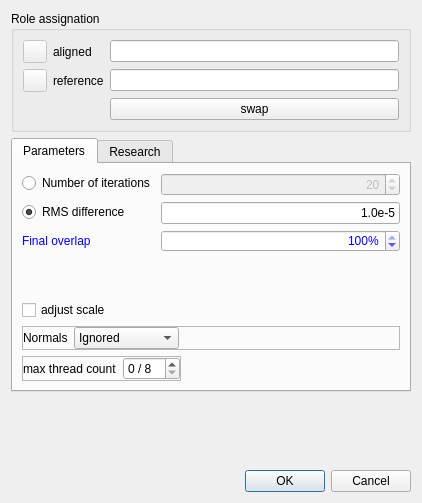
<?xml version="1.0" encoding="UTF-8"?>
<ui version="4.0">
 <class>RegistrationDialog</class>
 <widget class="QDialog" name="RegistrationDialog">
  <property name="geometry">
   <rect>
    <x>0</x>
    <y>0</y>
    <width>422</width>
    <height>503</height>
   </rect>
  </property>
  <property name="windowTitle">
   <string>Clouds registration</string>
  </property>
  <layout class="QVBoxLayout" name="verticalLayout_2">
   <item>
    <widget class="QGroupBox" name="groupBox_5">
     <property name="sizePolicy">
      <sizepolicy hsizetype="Expanding" vsizetype="Maximum">
       <horstretch>0</horstretch>
       <verstretch>0</verstretch>
      </sizepolicy>
     </property>
     <property name="title">
      <string>Role assignation</string>
     </property>
     <layout class="QGridLayout" name="gridLayout">
      <item row="0" column="1">
       <widget class="QLabel" name="label_10">
        <property name="toolTip">
         <string>'data' entity</string>
        </property>
        <property name="text">
         <string>aligned</string>
        </property>
       </widget>
      </item>
      <item row="0" column="2">
       <widget class="QLineEdit" name="dataLineEdit">
        <property name="toolTip">
         <string>&lt;html&gt;&lt;head/&gt;&lt;body&gt;&lt;p&gt;entity to align (will be displaced)&lt;/p&gt;&lt;/body&gt;&lt;/html&gt;</string>
        </property>
        <property name="statusTip">
         <string>the data cloud is the entity to align with the model cloud : it will be displaced (red cloud)</string>
        </property>
        <property name="readOnly">
         <bool>true</bool>
        </property>
       </widget>
      </item>
      <item row="1" column="0">
       <widget class="QToolButton" name="modelColorButton">
        <property name="enabled">
         <bool>false</bool>
        </property>
       </widget>
      </item>
      <item row="0" column="0">
       <widget class="QToolButton" name="dataColorButton">
        <property name="enabled">
         <bool>false</bool>
        </property>
       </widget>
      </item>
      <item row="1" column="1">
       <widget class="QLabel" name="label_9">
        <property name="toolTip">
         <string>'model' entity</string>
        </property>
        <property name="text">
         <string>reference</string>
        </property>
       </widget>
      </item>
      <item row="1" column="2">
       <widget class="QLineEdit" name="modelLineEdit">
        <property name="toolTip">
         <string>&lt;html&gt;&lt;head/&gt;&lt;body&gt;&lt;p&gt;reference entity (won't move)&lt;/p&gt;&lt;/body&gt;&lt;/html&gt;</string>
        </property>
        <property name="statusTip">
         <string>the model cloud is the reference : it won't move (yellow cloud)</string>
        </property>
        <property name="readOnly">
         <bool>true</bool>
        </property>
       </widget>
      </item>
      <item row="2" column="2">
       <widget class="QPushButton" name="swapButton">
        <property name="toolTip">
         <string>press once to exchange model and data clouds</string>
        </property>
        <property name="statusTip">
         <string>press once to exchange model and data clouds</string>
        </property>
        <property name="text">
         <string>swap</string>
        </property>
        <property name="flat">
         <bool>false</bool>
        </property>
       </widget>
      </item>
     </layout>
    </widget>
   </item>
   <item>
    <widget class="QTabWidget" name="tabWidget">
     <property name="currentIndex">
      <number>0</number>
     </property>
     <widget class="QWidget" name="tabStdParams">
      <attribute name="title">
       <string>Parameters</string>
      </attribute>
      <layout class="QVBoxLayout" name="verticalLayout_3">
       <item>
        <layout class="QFormLayout" name="formLayout">
         <item row="0" column="0">
          <widget class="QRadioButton" name="iterationsCriterion">
           <property name="toolTip">
            <string>By choosing this criterion, you can control the computation time.</string>
           </property>
           <property name="statusTip">
            <string>By choosing this criterion, you can control the computation time.</string>
           </property>
           <property name="text">
            <string>Number of iterations</string>
           </property>
          </widget>
         </item>
         <item row="0" column="1">
          <widget class="QSpinBox" name="maxIterationCount">
           <property name="enabled">
            <bool>false</bool>
           </property>
           <property name="toolTip">
            <string>Set the maximal number of step for the algorithm regsitration computation .</string>
           </property>
           <property name="alignment">
            <set>Qt::AlignRight|Qt::AlignTrailing|Qt::AlignVCenter</set>
           </property>
           <property name="minimum">
            <number>1</number>
           </property>
           <property name="maximum">
            <number>999999</number>
           </property>
           <property name="value">
            <number>20</number>
           </property>
          </widget>
         </item>
         <item row="1" column="0">
          <widget class="QRadioButton" name="errorCriterion">
           <property name="toolTip">
            <string>By choosing this criterion, you can control the quality of the result.</string>
           </property>
           <property name="text">
            <string>RMS difference</string>
           </property>
           <property name="checked">
            <bool>true</bool>
           </property>
          </widget>
         </item>
         <item row="1" column="1">
          <widget class="QLineEdit" name="rmsDifferenceLineEdit">
           <property name="sizePolicy">
            <sizepolicy hsizetype="Preferred" vsizetype="Fixed">
             <horstretch>0</horstretch>
             <verstretch>0</verstretch>
            </sizepolicy>
           </property>
           <property name="toolTip">
            <string>Set the minimum RMS improvement between 2 consecutive iterations (below which the registration process will stop).</string>
           </property>
           <property name="layoutDirection">
            <enum>Qt::RightToLeft</enum>
           </property>
           <property name="text">
            <string notr="true">1.0e-5</string>
           </property>
           <property name="alignment">
            <set>Qt::AlignRight|Qt::AlignTrailing|Qt::AlignVCenter</set>
           </property>
          </widget>
         </item>
         <item row="2" column="0">
          <widget class="QLabel" name="label_4">
           <property name="toolTip">
            <string>Rough estimation of the final overlap ratio of the data cloud (the smaller, the better the initial registration should be!)</string>
           </property>
           <property name="styleSheet">
            <string notr="true">color: blue;</string>
           </property>
           <property name="text">
            <string>Final overlap</string>
           </property>
          </widget>
         </item>
         <item row="2" column="1">
          <widget class="QSpinBox" name="overlapSpinBox">
           <property name="toolTip">
            <string>Rough estimation of the final overlap ratio of the data cloud (the smaller, the better the initial registration should be!)</string>
           </property>
           <property name="styleSheet">
            <string notr="true">color: blue;</string>
           </property>
           <property name="alignment">
            <set>Qt::AlignRight|Qt::AlignTrailing|Qt::AlignVCenter</set>
           </property>
           <property name="suffix">
            <string notr="true">%</string>
           </property>
           <property name="minimum">
            <number>1</number>
           </property>
           <property name="maximum">
            <number>100</number>
           </property>
           <property name="singleStep">
            <number>10</number>
           </property>
           <property name="value">
            <number>100</number>
           </property>
          </widget>
         </item>
        </layout>
       </item>
       <item>
        <spacer name="verticalSpacer_2">
         <property name="orientation">
          <enum>Qt::Vertical</enum>
         </property>
         <property name="sizeHint" stdset="0">
          <size>
           <width>20</width>
           <height>40</height>
          </size>
         </property>
        </spacer>
       </item>
       <item>
        <widget class="QCheckBox" name="adjustScaleCheckBox">
         <property name="statusTip">
          <string>Whether to adjust the scale of the 'data' entity</string>
         </property>
         <property name="text">
          <string>adjust scale</string>
         </property>
        </widget>
       </item>
       <item>
        <widget class="QFrame" name="useNormalsFrame">
         <property name="frameShape">
          <enum>QFrame::StyledPanel</enum>
         </property>
         <property name="frameShadow">
          <enum>QFrame::Raised</enum>
         </property>
         <layout class="QHBoxLayout" name="horizontalLayout">
          <property name="leftMargin">
           <number>0</number>
          </property>
          <property name="topMargin">
           <number>0</number>
          </property>
          <property name="rightMargin">
           <number>0</number>
          </property>
          <property name="bottomMargin">
           <number>0</number>
          </property>
          <item>
           <widget class="QLabel" name="label_5">
            <property name="text">
             <string>Normals</string>
            </property>
           </widget>
          </item>
          <item>
           <widget class="QComboBox" name="normalsComboBox">
            <property name="toolTip">
             <string>options to take normals into account, to improve the registration result</string>
            </property>
            <item>
             <property name="text">
              <string>Ignored</string>
             </property>
            </item>
            <item>
             <property name="text">
              <string>Opposite side</string>
             </property>
            </item>
            <item>
             <property name="text">
              <string>Same side</string>
             </property>
            </item>
            <item>
             <property name="text">
              <string>Double-sided</string>
             </property>
            </item>
           </widget>
          </item>
          <item>
           <spacer name="horizontalSpacer_3">
            <property name="orientation">
             <enum>Qt::Horizontal</enum>
            </property>
            <property name="sizeHint" stdset="0">
             <size>
              <width>40</width>
              <height>20</height>
             </size>
            </property>
           </spacer>
          </item>
         </layout>
        </widget>
       </item>
       <item>
        <widget class="QFrame" name="threadingFrame">
         <layout class="QHBoxLayout" name="horizontalLayout_7">
          <property name="leftMargin">
           <number>0</number>
          </property>
          <property name="topMargin">
           <number>0</number>
          </property>
          <property name="rightMargin">
           <number>0</number>
          </property>
          <property name="bottomMargin">
           <number>0</number>
          </property>
          <item>
           <widget class="QFrame" name="threadCountFrame">
            <property name="frameShape">
             <enum>QFrame::StyledPanel</enum>
            </property>
            <property name="frameShadow">
             <enum>QFrame::Raised</enum>
            </property>
            <layout class="QHBoxLayout" name="horizontalLayout_8">
             <property name="leftMargin">
              <number>0</number>
             </property>
             <property name="topMargin">
              <number>0</number>
             </property>
             <property name="rightMargin">
              <number>0</number>
             </property>
             <property name="bottomMargin">
              <number>0</number>
             </property>
             <item>
              <widget class="QLabel" name="label_6">
               <property name="text">
                <string>max thread count</string>
               </property>
              </widget>
             </item>
             <item>
              <widget class="QSpinBox" name="maxThreadCountSpinBox">
               <property name="toolTip">
                <string>Maximum number of threads/cores to be used
(CC or your computer might not respond for a while if you use all available cores)</string>
               </property>
               <property name="suffix">
                <string notr="true"> / 8</string>
               </property>
              </widget>
             </item>
            </layout>
           </widget>
          </item>
          <item>
           <spacer name="horizontalSpacer_2">
            <property name="orientation">
             <enum>Qt::Horizontal</enum>
            </property>
            <property name="sizeHint" stdset="0">
             <size>
              <width>40</width>
              <height>20</height>
             </size>
            </property>
           </spacer>
          </item>
         </layout>
        </widget>
       </item>
      </layout>
     </widget>
     <widget class="QWidget" name="tabResearchParams">
      <attribute name="title">
       <string>Research</string>
      </attribute>
      <layout class="QVBoxLayout" name="verticalLayout">
       <item>
        <layout class="QFormLayout" name="formLayout_2">
         <item row="0" column="0">
          <widget class="QLabel" name="label">
           <property name="text">
            <string>Random sampling limit</string>
           </property>
          </widget>
         </item>
         <item row="0" column="1">
          <widget class="QSpinBox" name="randomSamplingLimitSpinBox">
           <property name="toolTip">
            <string>Above this limit, clouds are randomly resampled at each iteration</string>
           </property>
           <property name="alignment">
            <set>Qt::AlignRight|Qt::AlignTrailing|Qt::AlignVCenter</set>
           </property>
           <property name="maximum">
            <number>1000000000</number>
           </property>
           <property name="singleStep">
            <number>10000</number>
           </property>
           <property name="value">
            <number>50000</number>
           </property>
          </widget>
         </item>
         <item row="1" column="0">
          <widget class="QLabel" name="label_2">
           <property name="sizePolicy">
            <sizepolicy hsizetype="Maximum" vsizetype="Preferred">
             <horstretch>0</horstretch>
             <verstretch>0</verstretch>
            </sizepolicy>
           </property>
           <property name="text">
            <string>Rotation</string>
           </property>
           <property name="alignment">
            <set>Qt::AlignRight|Qt::AlignTrailing|Qt::AlignVCenter</set>
           </property>
          </widget>
         </item>
         <item row="1" column="1">
          <widget class="QComboBox" name="rotComboBox">
           <property name="sizePolicy">
            <sizepolicy hsizetype="Preferred" vsizetype="Fixed">
             <horstretch>0</horstretch>
             <verstretch>0</verstretch>
            </sizepolicy>
           </property>
           <property name="layoutDirection">
            <enum>Qt::RightToLeft</enum>
           </property>
           <item>
            <property name="text">
             <string notr="true">XYZ</string>
            </property>
           </item>
           <item>
            <property name="text">
             <string notr="true">X</string>
            </property>
           </item>
           <item>
            <property name="text">
             <string notr="true">Y</string>
            </property>
           </item>
           <item>
            <property name="text">
             <string notr="true">Z</string>
            </property>
           </item>
          </widget>
         </item>
         <item row="2" column="0">
          <widget class="QLabel" name="label_3">
           <property name="sizePolicy">
            <sizepolicy hsizetype="Maximum" vsizetype="Preferred">
             <horstretch>0</horstretch>
             <verstretch>0</verstretch>
            </sizepolicy>
           </property>
           <property name="text">
            <string>Translation</string>
           </property>
          </widget>
         </item>
         <item row="2" column="1">
          <layout class="QHBoxLayout" name="horizontalLayout_5">
           <property name="spacing">
            <number>0</number>
           </property>
           <item>
            <spacer name="horizontalSpacer">
             <property name="orientation">
              <enum>Qt::Horizontal</enum>
             </property>
             <property name="sizeHint" stdset="0">
              <size>
               <width>40</width>
               <height>20</height>
              </size>
             </property>
            </spacer>
           </item>
           <item>
            <widget class="QCheckBox" name="TxCheckBox">
             <property name="sizePolicy">
              <sizepolicy hsizetype="Maximum" vsizetype="Fixed">
               <horstretch>0</horstretch>
               <verstretch>0</verstretch>
              </sizepolicy>
             </property>
             <property name="text">
              <string notr="true">Tx</string>
             </property>
             <property name="checked">
              <bool>true</bool>
             </property>
            </widget>
           </item>
           <item>
            <widget class="QCheckBox" name="TyCheckBox">
             <property name="sizePolicy">
              <sizepolicy hsizetype="Maximum" vsizetype="Fixed">
               <horstretch>0</horstretch>
               <verstretch>0</verstretch>
              </sizepolicy>
             </property>
             <property name="text">
              <string notr="true">Ty</string>
             </property>
             <property name="checked">
              <bool>true</bool>
             </property>
            </widget>
           </item>
           <item>
            <widget class="QCheckBox" name="TzCheckBox">
             <property name="sizePolicy">
              <sizepolicy hsizetype="Maximum" vsizetype="Fixed">
               <horstretch>0</horstretch>
               <verstretch>0</verstretch>
              </sizepolicy>
             </property>
             <property name="text">
              <string notr="true">Tz</string>
             </property>
             <property name="checked">
              <bool>true</bool>
             </property>
            </widget>
           </item>
          </layout>
         </item>
        </layout>
       </item>
       <item>
        <widget class="QCheckBox" name="pointsRemoval">
         <property name="toolTip">
          <string>Chose this option to remove points that are likely to disturb the registration during the computation.</string>
         </property>
         <property name="statusTip">
          <string>Chose this option to remove points that are likely to disturb the registration during the computation.</string>
         </property>
         <property name="text">
          <string>Enable farthest points removal</string>
         </property>
        </widget>
       </item>
       <item>
        <widget class="QCheckBox" name="checkBoxUseDataSFAsWeights">
         <property name="toolTip">
          <string>&lt;html&gt;&lt;head/&gt;&lt;body&gt;&lt;p&gt;Use the displayed scalar field as weights (the bigger its associated scalar value/weight is, the more influence the point will have).&lt;/p&gt;&lt;p&gt;Note that only absolute distances are considered (i.e. minimal weight is 0).&lt;/p&gt;&lt;p&gt;Weights are automatically normalized.&lt;/p&gt;&lt;/body&gt;&lt;/html&gt;</string>
         </property>
         <property name="text">
          <string>Data: use displayed S.F. as weights</string>
         </property>
        </widget>
       </item>
       <item>
        <widget class="QCheckBox" name="checkBoxUseModelSFAsWeights">
         <property name="toolTip">
          <string>&lt;html&gt;&lt;head/&gt;&lt;body&gt;&lt;p&gt;Use the displayed scalar field as weights (the bigger its associated scalar value/weight is, the more influence the point will have).&lt;/p&gt;&lt;p&gt;Note that only absolute distances are considered (i.e. minimal weight is 0).&lt;/p&gt;&lt;p&gt;Weights are automatically normalized.&lt;/p&gt;&lt;/body&gt;&lt;/html&gt;</string>
         </property>
         <property name="text">
          <string>Model: use displayed S.F. as weights (only for clouds)</string>
         </property>
        </widget>
       </item>
       <item>
        <widget class="QCheckBox" name="useC2MSignedDistancesCheckBox">
         <property name="toolTip">
          <string>In combination with a small overlap, prevents
the cloud from sinking under the mesh surface.</string>
         </property>
         <property name="text">
          <string>Use C2M signed distances (mesh as reference only)</string>
         </property>
        </widget>
       </item>
      </layout>
     </widget>
    </widget>
   </item>
   <item>
    <spacer name="verticalSpacer">
     <property name="orientation">
      <enum>Qt::Vertical</enum>
     </property>
     <property name="sizeHint" stdset="0">
      <size>
       <width>20</width>
       <height>40</height>
      </size>
     </property>
    </spacer>
   </item>
   <item>
    <widget class="QFrame" name="frame">
     <property name="frameShape">
      <enum>QFrame::NoFrame</enum>
     </property>
     <property name="frameShadow">
      <enum>QFrame::Raised</enum>
     </property>
     <layout class="QVBoxLayout" name="verticalLayout_4">
      <property name="spacing">
       <number>6</number>
      </property>
      <property name="leftMargin">
       <number>0</number>
      </property>
      <property name="topMargin">
       <number>0</number>
      </property>
      <property name="rightMargin">
       <number>0</number>
      </property>
      <property name="bottomMargin">
       <number>0</number>
      </property>
     </layout>
    </widget>
   </item>
   <item>
    <widget class="QDialogButtonBox" name="buttonBox">
     <property name="orientation">
      <enum>Qt::Horizontal</enum>
     </property>
     <property name="standardButtons">
      <set>QDialogButtonBox::Cancel|QDialogButtonBox::Ok</set>
     </property>
    </widget>
   </item>
  </layout>
 </widget>
 <tabstops>
  <tabstop>dataLineEdit</tabstop>
  <tabstop>modelLineEdit</tabstop>
  <tabstop>swapButton</tabstop>
  <tabstop>buttonBox</tabstop>
  <tabstop>dataColorButton</tabstop>
  <tabstop>modelColorButton</tabstop>
 </tabstops>
 <resources/>
 <connections>
  <connection>
   <sender>buttonBox</sender>
   <signal>accepted()</signal>
   <receiver>RegistrationDialog</receiver>
   <slot>accept()</slot>
   <hints>
    <hint type="sourcelabel">
     <x>219</x>
     <y>548</y>
    </hint>
    <hint type="destinationlabel">
     <x>157</x>
     <y>274</y>
    </hint>
   </hints>
  </connection>
  <connection>
   <sender>buttonBox</sender>
   <signal>rejected()</signal>
   <receiver>RegistrationDialog</receiver>
   <slot>reject()</slot>
   <hints>
    <hint type="sourcelabel">
     <x>219</x>
     <y>548</y>
    </hint>
    <hint type="destinationlabel">
     <x>286</x>
     <y>274</y>
    </hint>
   </hints>
  </connection>
  <connection>
   <sender>iterationsCriterion</sender>
   <signal>toggled(bool)</signal>
   <receiver>maxIterationCount</receiver>
   <slot>setEnabled(bool)</slot>
   <hints>
    <hint type="sourcelabel">
     <x>119</x>
     <y>334</y>
    </hint>
    <hint type="destinationlabel">
     <x>300</x>
     <y>335</y>
    </hint>
   </hints>
  </connection>
  <connection>
   <sender>errorCriterion</sender>
   <signal>toggled(bool)</signal>
   <receiver>rmsDifferenceLineEdit</receiver>
   <slot>setEnabled(bool)</slot>
   <hints>
    <hint type="sourcelabel">
     <x>67</x>
     <y>192</y>
    </hint>
    <hint type="destinationlabel">
     <x>237</x>
     <y>193</y>
    </hint>
   </hints>
  </connection>
 </connections>
</ui>
